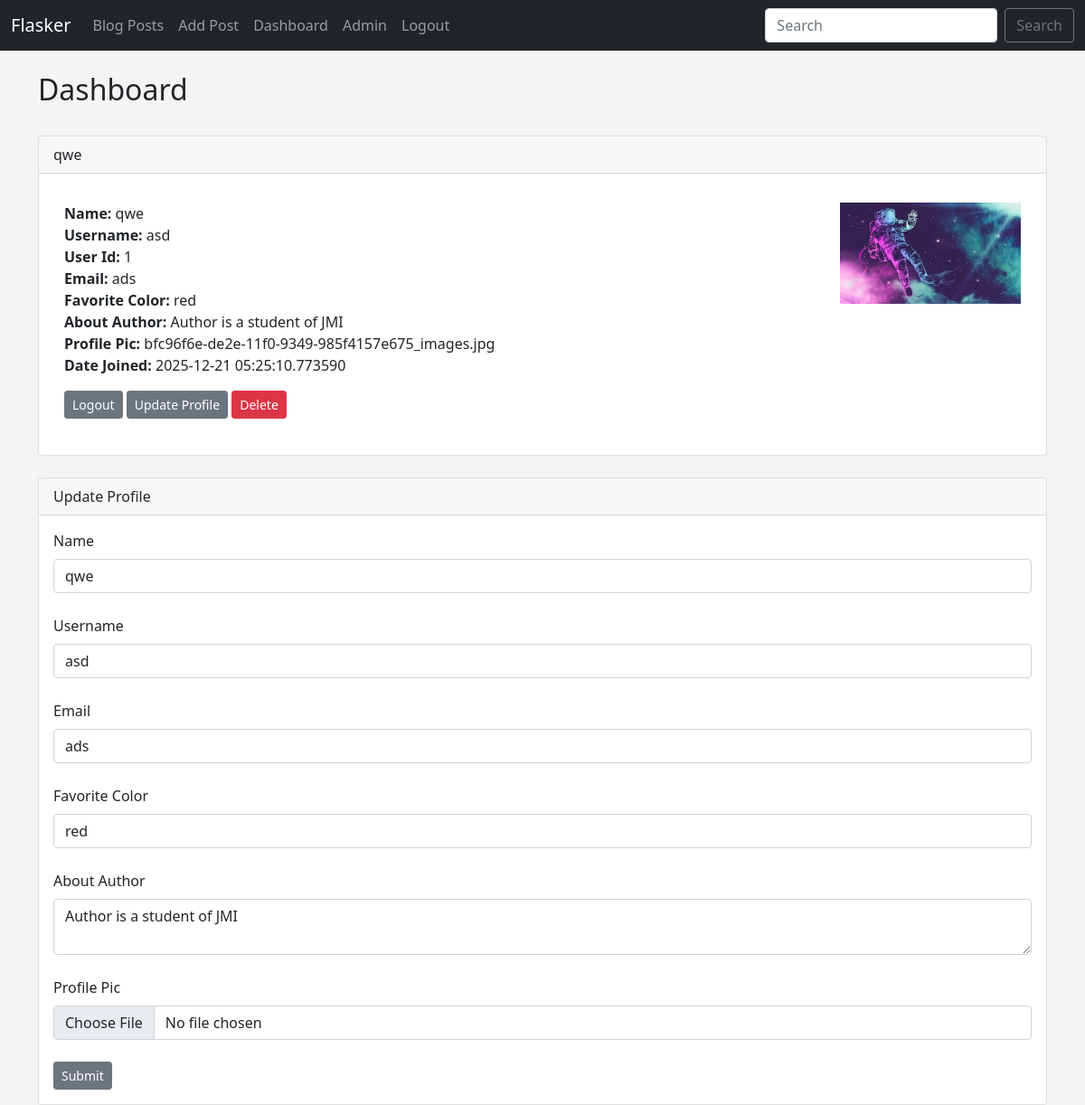
The app's page /dashboard (signed in) with its own data.
### app.py (models this page shows, shortened)
class Users(db.Model, UserMixin):
    id = db.Column(db.Integer, primary_key=True)
    username = db.Column(db.String(20), nullable=False, unique=True)
    name = db.Column(db.String(200), nullable=False)
    email = db.Column(db.String(120), nullable=False, unique=True)
    favorite_color = db.Column(db.String(120))
    about_author = db.Column(db.Text(), nullable=True)
    date_added = db.Column(db.DateTime, default=datetime.utcnow)
    profile_pic = db.Column(db.String(), nullable=True)
    password_hash = db.Column(db.String(128))
    posts = db.relationship('Posts', backref='poster', lazy=True)
    comments = db.relationship('Comments', backref='commenter', lazy=True)
    @property
    def password(self):
        raise AttributeError('password is not a readable attribute!')

### app.py (the view)
@app.route('/dashboard', methods=['GET', 'POST'])
@login_required
def dashboard():
	form = UserForm()
	id = current_user.id
	name_to_update = Users.query.get_or_404(id)
	if request.method == "POST":
		name_to_update.name = request.form['name']
		name_to_update.email = request.form['email']
		name_to_update.favorite_color = request.form['favorite_color']
		name_to_update.username = request.form['username']
		name_to_update.about_author = request.form['about_author']
		if request.files['profile_pic']:
			name_to_update.profile_pic = request.files['profile_pic']
			pic_filename = secure_filename(name_to_update.profile_pic.filename)
			pic_name = str(uuid.uuid1()) + "_" + pic_filename
			saver = request.files['profile_pic']
			name_to_update.profile_pic = pic_name
			try:
				db.session.commit()
				saver.save(os.path.join(app.config['UPLOAD_FOLDER'], pic_name))
				flash("User Updated Successfully!")
				return render_template("dashboard.html",
					form=form,
					name_to_update = name_to_update)
			except:
				flash("Error!  Looks like there was a problem...try again!")
				return render_template("dashboard.html",
					form=form,
					name_to_update = name_to_update)
		else:
			db.session.commit()
			flash("User Updated Successfully!")
			return render_template("dashboard.html",
				form=form,
				name_to_update = name_to_update)
	else:
		return render_template("dashboard.html",
				form=form,
				name_to_update = name_to_update,
				id = id)
	return render_template('dashboard.html')

### webforms.py
class UserForm(FlaskForm):
	name = StringField("Name", validators=[DataRequired()])
	username = StringField("Username", validators=[DataRequired()])
	email = StringField("Email", validators=[DataRequired()])
	favorite_color = StringField("Favorite Color")
	about_author = TextAreaField("About Author")
	password_hash = PasswordField('Password', validators=[DataRequired(), EqualTo('password_hash2', message='Passwords Must Match!')])
	password_hash2 = PasswordField('Confirm Password', validators=[DataRequired()])
	profile_pic = FileField("Profile Pic")
	submit = SubmitField("Submit")

class SearchForm(FlaskForm):
	searched = StringField("Searched", validators=[DataRequired()])
	submit = SubmitField("Submit")

### app.py (called while the page is built)
@login_manager.user_loader
def load_user(user_id):
	return Users.query.get(int(user_id))

@app.context_processor
def base():
	form = SearchForm()
	return dict(form=form)

### templates/dashboard.html (shortened to what this page needs)
{% extends 'base.html' %}
{% block content %}
	<h2>Dashboard</h2>
	<br/>
	<div class="card">
  <div class="card-header">
    {{ current_user.name }}
  </div>
  <div class="card-body">
    <p class="card-text">
<div class="container">
	<div class="row">
		<div class="col-8">
    <strong>Name:</strong>
	{{ current_user.name }}<br/>
	<strong>Username:</strong>
	{{ current_user.username }}<br/>
	<strong>User Id:</strong>
	{{ current_user.id }}<br/>
	<strong>Email:</strong>
	{{ current_user.email }}<br/>
	<strong>Favorite Color:</strong>
	{{ current_user.favorite_color }}<br/>
	<strong>About Author:</strong>
	{{ current_user.about_author }}<br/>
	<strong>Profile Pic:</strong>
	{{ current_user.profile_pic }}<br/>
	<strong>Date Joined:</strong>
	{{ current_user.date_added }}<br/>
    </p>
    <a href="{{ url_for('logout')}}" class="btn btn-secondary btn-sm">Logout</a>
    <a href="{{ url_for('update', id=current_user.id)}}" class="btn btn-secondary btn-sm">Update Profile</a>
    <a href="{{ url_for('delete', id=current_user.id)}}" class="btn btn-danger btn-sm">Delete</a>
    <br/><br/>
	</div>
	<div class="col-4">
		{% if current_user.profile_pic %}
		<img src="{{ url_for('static', filename='images/' + current_user.profile_pic)}}" width="200" align="right">
		{% else %}
		<img src="{{ url_for('static', filename='images/default_profile_pic.png')}}" width="200" align="right">
		{% endif %}
	</div>
	</div>
	</div>
<br/>
<div class="card">
  <div class="card-header">
    Update Profile
  </div>
  <div class="card-body">
  	<form action="/dashboard" method="POST" enctype="multipart/form-data">
		{{ form.name.label(class="form-label") }}
		{{ form.name(class="form-control", value=name_to_update.name) }}
		<br/>
		{{ form.username.label(class="form-label") }}
		{{ form.username(class="form-control", value=name_to_update.username) }}
		<br/>
		{{ form.email.label(class="form-label") }}
		{{ form.email(class="form-control", value=name_to_update.email) }}
		<br/>
		{{ form.favorite_color.label(class="form-label") }}
		{{ form.favorite_color(class="form-control", value=name_to_update.favorite_color) }}
		<br/>
		{{ form.about_author.label(class="form-label") }}
		<textarea name="about_author" class="form-control">{{ name_to_update.about_author }}</textarea>
		<br/>
		{{ form.profile_pic.label(class="form-label") }}
		{{ form.profile_pic(class="form-control", value=name_to_update.profile_pic) }}
		<br/>
		{{ form.submit(class="btn btn-secondary btn-sm") }}
	</form>
</div>
</div>
{% endblock %}

### static/css/style.css (style rules this page uses)
body { background: #f4f4f4; }

### records on screen
Users: name "qwe", username "asd", id "1", email "ads", favorite_color "red", about_author "Author is a student of JMI", profile_pic "bfc96f6e-de2e-11f0-9349-985f4157e675_images.jpg", date_added "2025-12-21 05:25:10.773590", profile_pic (picture)
